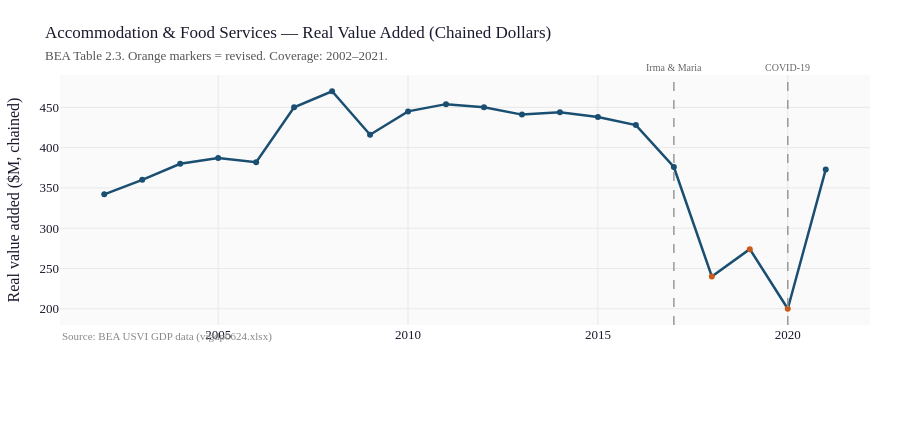

The cell this chart's notebook holds for it:
### Markdown cell above
---
## 3. Real Value Added

### Code cell
fig = go.Figure()
fig.add_trace(
    go.Scatter(
        x=af_real["year"],
        y=af_real["af_real"],
        mode="lines+markers",
        name="A&F real value added (chained $M)",
        line=dict(color=PALETTE["value_added"], width=2.5),
        marker=dict(
            size=6,
            color=[
                PALETTE["cruise"] if r else PALETTE["value_added"]
                for r in af_real["vintage_flag"].eq("r")
            ],
        ),
    )
)
fig.update_layout(
    title=dict(
        text="Accommodation & Food Services — Real Value Added (Chained Dollars)<br>"
        '<span style="font-size:13px;color:#555">BEA Table 2.3. Orange markers = revised. Coverage: 2002–2021.</span>',
        font=dict(size=17),
    ),
    yaxis_title="Real value added ($M, chained)",
    height=440,
    annotations=[
        dict(
            xref="paper",
            yref="paper",
            x=0,
            y=-0.08,
            text='<span style="color:#888;font-size:11px">Source: BEA USVI GDP data (vigdp0624.xlsx)</span>',
            showarrow=False,
            xanchor="left",
        )
    ],
)
for x_val, label in [(2017, "Irma & Maria"), (2020, "COVID-19")]:
    fig.add_vline(
        x=x_val,
        line=dict(color="#999", width=1.5, dash="dash"),
        annotation_text=label,
        annotation_position="top",
        annotation_font=dict(size=10, color="#666"),
    )
fig.show()
print(af_real.to_string(index=False))

### Figure 1 — Plotly figure (JSON) as saved in the notebook; plotly's stock layout.template omitted (floating-point values rounded to 4 significant figures)
{"data": [{"line": {"color": "#1a4f72", "width": 2.5}, "marker": {"color": ["#1a4f72", "#1a4f72", "#1a4f72", "#1a4f72", "#1a4f72", "#1a4f72", "#1a4f72", "#1a4f72", "#1a4f72", "#1a4f72", "#1a4f72", "#1a4f72", "#1a4f72", "#1a4f72", "#1a4f72", "#1a4f72", "#c85a1a", "#c85a1a", "#c85a1a", "#1a4f72"], "size": 6}, "mode": "lines+markers", "name": "A&F real value added (chained $M)", "type": "scatter", "x": [2002, 2003, 2004, 2005, 2006, 2007, 2008, 2009, 2010, 2011, 2012, 2013, 2014, 2015, 2016, 2017, 2018, 2019, 2020, 2021], "y": [342.0, 360.0, 380.0, 387.0, 382.0, 450.0, 470.0, 416.0, 445.0, 454.0, 450.0, 441.0, 444.0, 438.0, 428.0, 376.0, 240.0, 274.0, 200.0, 373.0]}], "layout": {"annotations": [{"showarrow": false, "text": "<span style=\"color:#888;font-size:11px\">Source: BEA USVI GDP data (vigdp0624.xlsx)</span>", "x": 0, "xanchor": "left", "xref": "paper", "y": -0.08, "yref": "paper"}, {"font": {"color": "#666", "size": 10}, "showarrow": false, "text": "Irma & Maria", "x": 2017, "xanchor": "center", "xref": "x", "y": 1, "yanchor": "bottom", "yref": "y domain"}, {"font": {"color": "#666", "size": 10}, "showarrow": false, "text": "COVID-19", "x": 2020, "xanchor": "center", "xref": "x", "y": 1, "yanchor": "bottom", "yref": "y domain"}], "height": 440, "shapes": [{"line": {"color": "#999", "dash": "dash", "width": 1.5}, "type": "line", "x0": 2017, "x1": 2017, "xref": "x", "y0": 0, "y1": 1, "yref": "y domain"}, {"line": {"color": "#999", "dash": "dash", "width": 1.5}, "type": "line", "x0": 2020, "x1": 2020, "xref": "x", "y0": 0, "y1": 1, "yref": "y domain"}], "title": {"font": {"size": 17}, "text": "Accommodation & Food Services — Real Value Added (Chained Dollars)<br><span style=\"font-size:13px;color:#555\">BEA Table 2.3. Orange markers = revised. Coverage: 2002–2021.</span>"}, "yaxis": {"title": {"text": "Real value added ($M, chained)"}}}}
